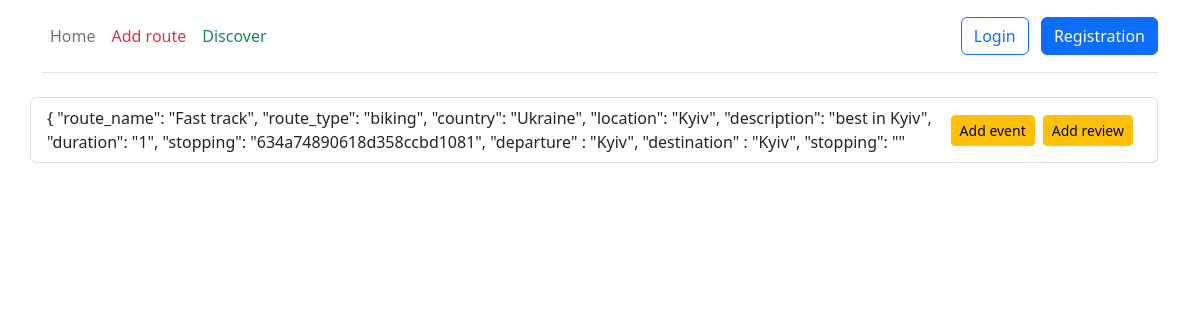
The app's page /route/44 with its own data.
### route/models.py (models this page shows, shortened)
class Route(models.Model):
    class RouteType(models.TextChoices):
        bicycle_route = 'bicycle', gettext_lazy('bicycle')
        hiking_route = 'hiking', gettext_lazy('hiking')
    route_name = models.CharField(max_length=255, null=True)
    route_type = models.CharField(max_length=50, choices=RouteType.choices, default=RouteType.hiking_route)
    departure = models.IntegerField()
    stopping = models.CharField(max_length=50, null=True)
    destination = models.IntegerField()
    country = models.CharField(max_length=50)
    location = models.CharField(max_length=50)
    description = models.TextField()
    duration = models.IntegerField()
    class Meta:
        verbose_name = 'Route'
        verbose_name_plural = 'Routes'

### route/views.py (the view)
# urls.py: path('<int:route_id>', views.route_info, name='info'),
def route_info(request, route_id):
    cursor = connection.cursor()
    raw_query_route = f"""SELECT route_route.route_name,
                            route_route.route_type,
                            route_route.country,
                            route_route.location,
                            route_route.description,
                            route_route.duration,
                            start.name                     AS departure,
                            route_route.stopping,
                            finish.name                    AS destination
                            FROM route_route
                                     JOIN route_place AS start
                                          ON start.id = route_route.departure
                                     JOIN route_place AS finish
                                          ON finish.id = route_route.destination
                            WHERE route_route.id = '{route_id}';"""
    events = models.Event.objects.filter(route_id=route_id).all()
    reviews = models.Review.objects.filter(route_id_id=route_id).all()
    cursor.execute(raw_query_route)
    row = cursor.fetchall()
    result = [{'route_name': itm[0], 'route_type': itm[1], 'country': itm[2], 'location': itm[3],
               'description': itm[4], 'duration': itm[5], 'departure': itm[6], 'stopping': itm[7],
               'destination': itm[8], 'route_id': route_id} for itm in row]
    if result:
        with MongoDBConnection('admin', 'admin', '127.0.0.1') as db:
            collection = db['stopping']
            stopping = collection.find_one({'_id': ObjectId(result[0]['stopping'])})
    else:
        stopping = None
    return render(request, 'route/route_info.html',
                  {'result': result, 'stopping': stopping, 'event': events, 'review': reviews})

### utils/mongo_utils.py (called while the page is built)
    def __enter__(self):
        CONNECTION_STRING = f"mongodb://{self.username}:{self.password}@{self.hostname}:{self.port}"
        self.client = MongoClient(CONNECTION_STRING)
        self.db = self.client['test']
        return self.db

    def __exit__(self, exc_type, exc_val, exc_tb):
        self.client.close()

### templates/route/route_info.html (shortened to what this page needs)
{% extends 'main/layout.html' %}
{% block content %}
    <div class="container">
        <div class="row">
            <ul class="list-group">
                {% if result %}
                    {% for itm in result %}
                        <li class="list-group-item d-flex justify-content-between align-items-center rounded">
                            {
                            "route_name": "{{ itm.route_name }}",
                            "route_type": "{{ itm.route_type }}",
                            "country": "{{ itm.country }}",
                            "location": "{{ itm.location }}",
                            "description": "{{ itm.description }}",
                            "duration": "{{ itm.duration }}",
                            "stopping": "{{ itm.stopping }}",
                            "departure" : "{{ itm.departure }}",
                            "destination" : "{{ itm.destination }}",
                            "stopping": "{{ stopping }}"
                            <a href="{% url 'route:add_event' itm.route_id %}"
                               class="btn btn-sm btn-warning flex-shrink-0 me-2">Add event</a>
                            <a href="{% url 'route:add_review' itm.route_id %}"
                               class="btn btn-sm btn-warning flex-shrink-0 me-2">Add review</a>
                        </li>
                    {% endfor %}
                {% else %}
                    <h3 class="text-center">Does not exist (temp)</h3>
                {% endif %}
            </ul>
            <br>
        </div>
    </div>
{% endblock %}

### records on screen
Route: route_name "Fast track", route_type "biking", country "Ukraine", location "Kyiv", description "best in Kyiv", duration "1", stopping "634a74890618d358ccbd1081", departure "Kyiv", destination "Kyiv"
